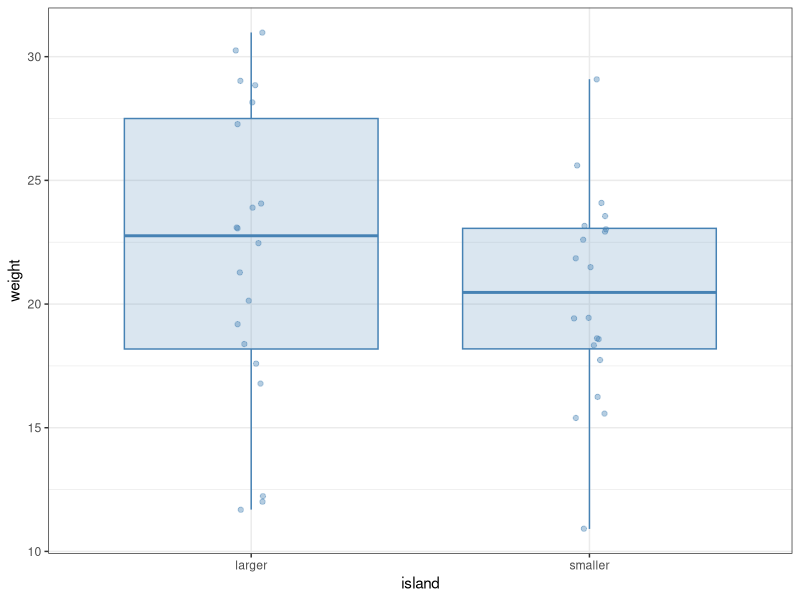
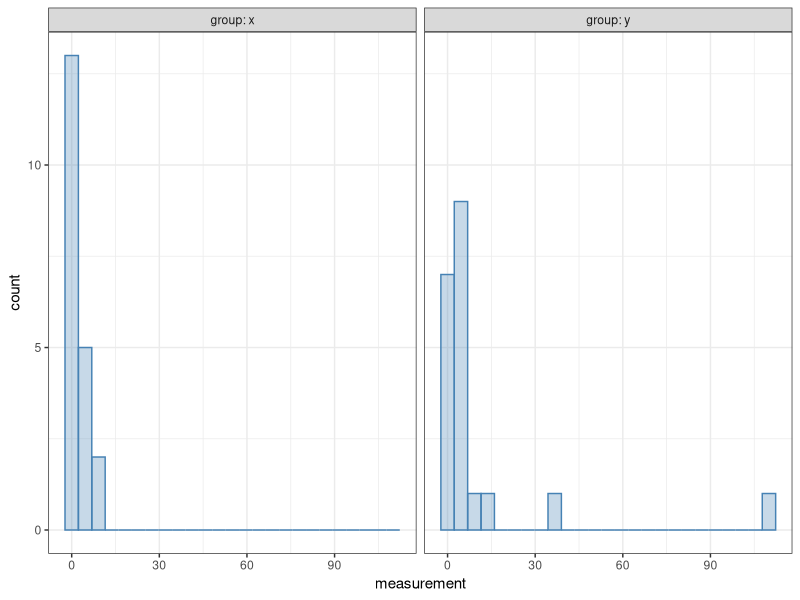

The R script that drew these images, in order: (Note: this script raises an error after producing the figures.)
## ---- chunk 1
#| message: false
library(tidyverse)

bird <- read_csv("fictive_bird_example.csv")
print(bird, n = Inf)
## ---- chunk 2
bird |>
  ggplot(aes(x = island, y = weight)) +
  geom_boxplot(color = "steelblue", fill = "steelblue",
               alpha = 0.2, outlier.shape = NA) +
  geom_jitter(alpha = 0.4, width = 0.05, color = "steelblue") +
  theme_bw()
## ---- chunk 3
bird |>
  group_by(island) |>
  summarize(mean = mean(weight), median = median(weight)) |>
  ungroup()
## ---- chunk 4

t.test(weight ~ island, data = bird, alternative = "greater")

## ---- chunk 5

bird <- bird |> 
  mutate(island = factor(island, levels = c("larger", "smaller")))

## ---- chunk 6
t.test(weight ~ island, data = bird, alternative = "greater", var.equal = TRUE)
## ---- chunk 7
wilcox.test(weight ~ island, data = bird, alternative = "greater")
## ---- chunk 8
wilcox.test(weight ~ island, data = bird, 
            conf.int = TRUE, alternative = "greater")
## ---- chunk 9
wilcox.test(weight ~ island, data = bird, 
            conf.int = TRUE, conf.level = 0.99, alternative = "greater")
## ---- chunk 10
#| message: false
example <- read_csv("t_wilcox_example.csv")

example |>
  ggplot(aes(x = measurement)) +
  geom_histogram(bins = 25, alpha = 0.3,
                 color = "steelblue", fill = "steelblue") +
  facet_wrap(~ group, labeller = label_both) +
  theme_bw()
## ---- chunk 11
t.test(measurement ~ group, data = example)
## ---- chunk 12
wilcox.test(measurement ~ group, data = example, conf.int = TRUE)
## ---- chunk 13
#| error: true
bird |>
  wilcox.test(weight ~ island, conf.int = TRUE)
## ---- chunk 14
bird |>
  wilcox.test(weight ~ island, data = _, conf.int = TRUE)
